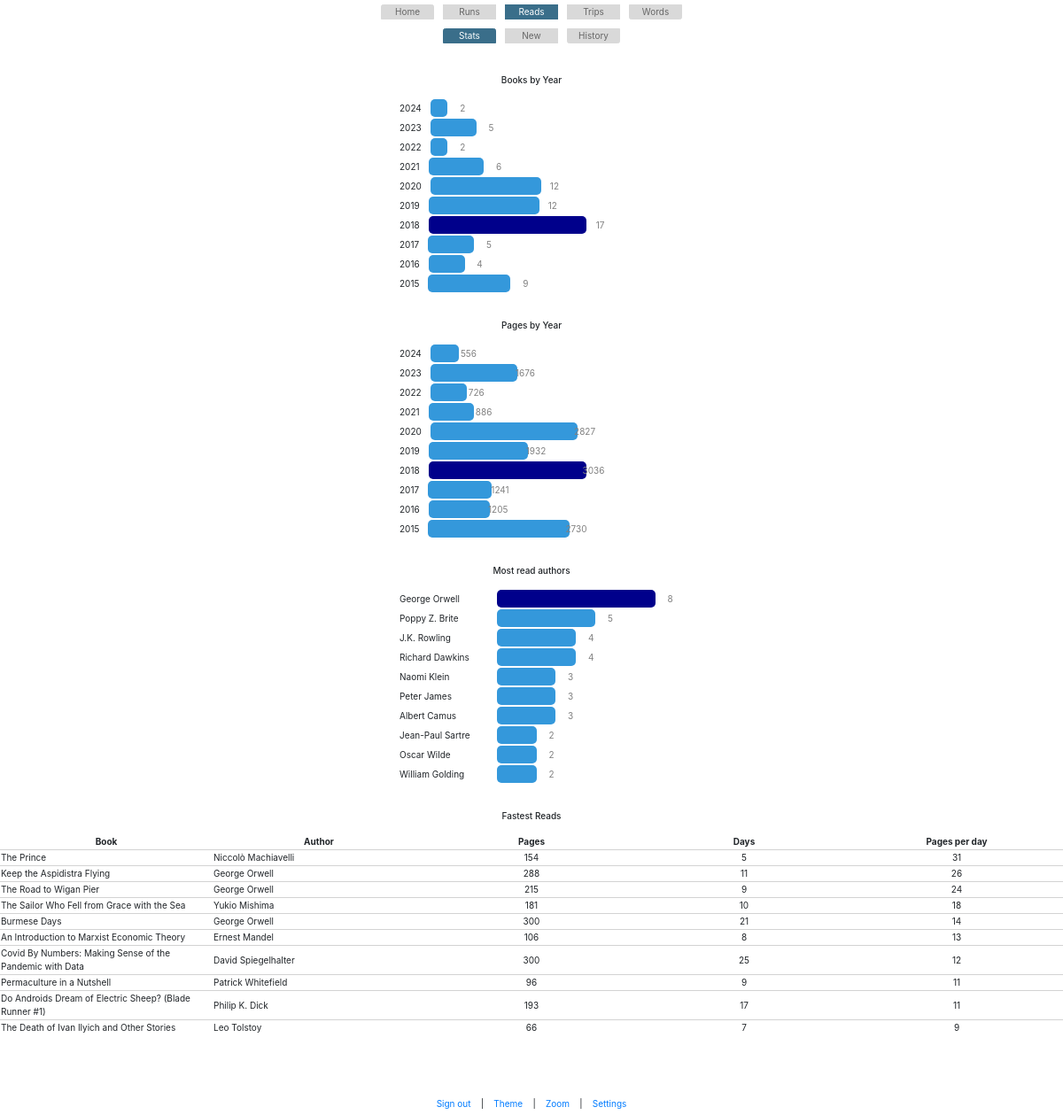
The page /reads/stats (signed in) on the database its author committed.
### app.py (models this page shows)
class Books(db.Model):
    id = db.Column(db.Integer, primary_key=True)
    date_started = db.Column(db.String(20))
    date_ended = db.Column(db.String(20))
    title = db.Column(db.String(50))
    author = db.Column(db.String(50))
    pages = db.Column(db.Integer)
    category = db.Column(db.String(50))
    subcategory = db.Column(db.String(50))
    country = db.Column(db.String(50))
    my_rating = db.Column(db.Integer)
    publication_year = db.Column(db.Integer)
    date_added = db.Column(db.String(50))

### app.py (the view)
@app.route('/reads/stats', methods=['GET', 'POST'])
@login_required
def reads_stats():
    reads = Books.query.where(Books.subcategory != "manga")
    reads_years_array = [read.date_ended.split('-')[0] for read in reads]
    years_grouped = f.group_and_rank(reads_years_array,"FALSE", 10,"highest")
    pages_array = [read.pages for read in reads]
    pages_per_year = f.group_with_agg(reads_years_array, pages_array, 10, "sum", "whole","highest")
    authors = [read.author for read in reads]
    authors = f.group_and_rank(authors, "TRUE", 10, "highest")
    reads_with_time_difference = []  # List to store reads along with their time differences
    pages_per_day = []  # List to store reads along with their time differences
    for read in reads:
        time_difference = f.difference_in_dates(read.date_started, read.date_ended)
        if time_difference is not None:
            pages_per_day = int(round(read.pages / time_difference, 0))
            reads_with_time_difference.append((read, time_difference, pages_per_day))
    reads_with_time_difference.sort(key=lambda x: x[2], reverse=True)  # Sort based on pages_per_day
    sorted_reads = [(read, time_difference, pages_per_day) for read, time_difference, pages_per_day in reads_with_time_difference]
    top_10_fastest_reads = sorted_reads[:10]
    fastest_reads = [read for read in top_10_fastest_reads]
    return render_template('reads_stats.html', years_grouped=years_grouped, pages_per_year=pages_per_year,authors=authors,fastest_reads=fastest_reads)

### app.py (called while the page is built)
@login_manager.user_loader
def load_user(user_id):
    return User.query.get(int(user_id))

@app.before_request
def before_request():
    if not current_user.is_authenticated and request.endpoint not in ['login', 'static']:
        return redirect(url_for('login'))

### functions.py (called while the page is built)
def group_and_rank(categories, sort_by_count, top_number, highlight="highest"):
    category_counts = {}
    for category in categories:
        if category in category_counts:
            category_counts[category] += 1
        else:
            category_counts[category] = 1
    if sort_by_count == "TRUE":
        aggregated_array = sorted(list(category_counts.items()), key=lambda item: item[1], reverse=True)[:top_number]
    elif sort_by_count == "FALSE":
        aggregated_array = list(category_counts.items())
        aggregated_array = sorted(aggregated_array, key=lambda item: item[0], reverse=True)[:top_number]
    ranked_array = create_weights(aggregated_array, highlight)
    return ranked_array

def create_weights(data, highlight):
    max_val = max(val[1] for val in data)
    min_val = min(val[1] for val in data)
    weighted_data = []
    category = ""
    scale = 0.6
    for row in data:
        proportion = int((row[1]/max_val)*100)*scale
        if proportion == 100*scale:
            if highlight == "highest":
                category = "bar_High"
            else:
                category = "bar_Med"
        elif row[1] == min_val:
            if highlight == "lowest":
                category = "bar_High"
            else:
                category = "bar_Med"
        else:
             category = "bar_Med"
        weighted_row = [row[0], row[1], proportion, category]  # Include both original and proportion
        weighted_data.append(weighted_row)
    return weighted_data

def difference_in_dates(start_date, end_date):
    if len(start_date) != 10 or len(end_date) != 10:
         return None  # Return None if either start_date or end_date is missing
    start_datetime = datetime.strptime(start_date, '%Y-%m-%d')  # Convert start date string to datetime
    end_datetime = datetime.strptime(end_date, '%Y-%m-%d')  # Convert end date string to datetime
    time_difference = end_datetime - start_datetime  # Calculate time difference
    if time_difference.days > 0:
        print(start_date," ", end_date, " (" , time_difference.days, ")")
        return time_difference.days + 1  # Return time difference in days

### templates/reads_stats.html (shortened to what this page needs)
{% extends 'base.html' %}
{% block content %}
{% include 'base_reads.html' %}
<br/><br/>
<h6 class="center">Books by Year</h6>
<br/>
<div class="center">
    <div class="chart center">
    {% for year_books in years_grouped %}
        <div class="bar-container">
            <div class="small-label">{{year_books[0]}}</div>
            <div class="bar {{year_books[3]}}" style="width: {{year_books[2]}}%">
                <div class="value">{{year_books[1]}}</div>
            </div>
        </div>
    {% endfor %}
    </div>
</div>
<br/><br/>
<h6 class="center">Pages by Year</h6>
<br/>
<div class="center">
    <div class="chart center">
    {% for year_pages in pages_per_year %}
        <div class="bar-container">
            <div class="small-label">{{year_pages[0]}}</div>
            <div class="bar {{year_pages[3]}}" style="width: {{year_pages[2]}}%">
                <div class="value">{{year_pages[1]}}</div>
            </div>
        </div>
    {% endfor %}
    </div>
</div>
<br/><br/>
<h6 class="center">Most read authors</h6>
<br/>
<div class="chart center">
{% for author in authors %}
    <div class="bar-container">
        <div class="big-label">{{author[0]}}</div>
        <div class="bar {{author[3]}}" style="width: {{author[2]}}%">
            <div class="value">{{author[1]}}</div>
        </div>
    </div>
{% endfor %}
</div>
<br/><br/>
<h6 class="center">Fastest Reads</h6>
<br/>
<table class="trips_stats_table center">
            <tr>
                <th>Book</th>
                <th>Author</th>
                <th>Pages</th>
                <th>Days</th>
                <th>Pages per day</th>
            </tr>
    {% for f_read, time_difference, pages_per_day in fastest_reads %}
        <tr style="border-top: 1px solid lightgrey">
                <td class="left">{{ f_read.title }}</td>
                <td class="left">{{ f_read.author }}</td>
                <td>{{ f_read.pages }}</td>
                <td>{{ time_difference }}</td>
                <td>{{ pages_per_day }}</td>
        </tr>
    {% endfor %}
</table>
{% endblock %}

### static/my_override_style.css (style rules this page uses)
* { font-size: 6pt; }
body { display: none; }
@media screen and (min-width: 1000px) { * { font-size: 10px; } }
.center { text-align: center; margin: auto; }
.left { text-align: left; }
.trips_stats_table th, td { width: 16.7%; }
.trips_stats_table td { background: rgba(0,0,0,0); }
.chart { width: 300px; }
.bar-container { display: flex; align-items: center; padding: 1px; min-width: 200px; }
.bar { height: 20px; border-radius: 5px; position: relative; }
.bar::before { content: attr(data-label); position: absolute; left: 10px; top: 50%; transform: translateY(-50%); color: #333; }
.value { position: absolute; right: -20px; top: 50%; transform: translateY(-50%); color: gray; }
.small-label { text-align: centre; font-size: 10px; margin-right: 10px; min-width: 20px; }
.big-label { text-align: left; font-size: 10px; margin-right: 10px; min-width: 100px; }
.bar_High { background-color: darkblue; }
.bar_Med { background-color: #3498db; }
td { vertical-align: middle; }
table { background-color:rgba(0, 0, 0, 0); }
th { background-color:rgba(0, 0, 0, 0); }

### rows shown on the page
Books: author "George Orwell", {{ author[2] }} 60.0 (drawn), author "8"
Books: author "Poppy Z. Brite", {{ author[2] }} 37.199999999999996 (drawn), author "5"
Books: author "J.K. Rowling", {{ author[2] }} 30.0 (drawn), author "4"
Books: author "Richard Dawkins", {{ author[2] }} 30.0 (drawn), author "4"
Books: author "Naomi Klein", {{ author[2] }} 22.2 (drawn), my_rating "3"
Books: author "Peter James", {{ author[2] }} 22.2 (drawn), author "3"
Books: author "Albert Camus", {{ author[2] }} 22.2 (drawn), author "3"
Books: author "Jean-Paul Sartre", {{ author[2] }} 15.0 (drawn), author "2"
Books: author "Oscar Wilde", {{ author[2] }} 15.0 (drawn), author "2"
Books: author "William Golding", {{ author[2] }} 15.0 (drawn), author "2"
Books: title "The Prince", author "Niccolò Machiavelli", pages "154", time_difference "5", pages_per_day "31"
Books: title "Keep the Aspidistra Flying", author "George Orwell", pages "288", time_difference "11", pages_per_day "26"
Books: title "The Road to Wigan Pier", author "George Orwell", pages "215", time_difference "9", pages_per_day "24"
Books: title "The Sailor Who Fell from Grace with the Sea", author "Yukio Mishima", pages "181", time_difference "10", pages_per_day "18"
Books: title "Burmese Days", author "George Orwell", pages "300", time_difference "21", pages_per_day "14"
Books: title "An Introduction to Marxist Economic Theory", author "Ernest Mandel", pages "106", time_difference "8", pages_per_day "13"
Books: title "Covid By Numbers: Making Sense of the Pandemic with Data", author "David Spiegelhalter", pages "300", time_difference "25", pages_per_day "12"
Books: title "Permaculture in a Nutshell", author "Patrick Whitefield", pages "96", time_difference "9", pages_per_day "11"
Books: title "Do Androids Dream of Electric Sheep? (Blade Runner #1)", author "Philip K. Dick", pages "193", time_difference "17", pages_per_day "11"
Books: title "The Death of Ivan Ilyich and Other Stories", author "Leo Tolstoy", pages "66", time_difference "7", pages_per_day "9"

### other values the page prints
{{ year_books[0] }} "2024" "2023" "2022" "2021" "2020" "2019" "2018" "2017" "2016" "2015"
{{ year_books[1] }} "2" "5" "2" "6" "12" "12" "17" "5" "4" "9"
{{ year_pages[0] }} "2024" "2023" "2022" "2021" "2020" "2019" "2018" "2017" "2016" "2015"
{{ year_pages[1] }} "556" "1676" "726" "886" "2827" "1932" "3036" "1241" "1205" "2730"
